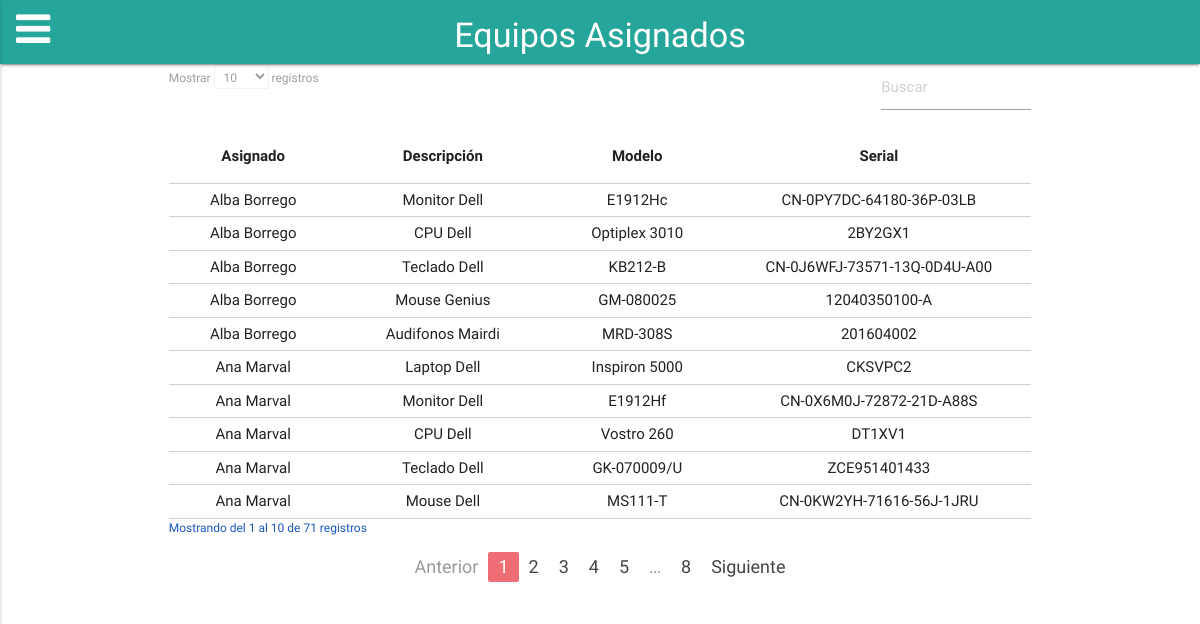
/asignacion/, run on the app's committed database.
### inventario/models.py (models this page shows, shortened)
class Equipos(models.Model):
	descripcion = models.CharField(max_length=100, blank=False, null=False)
	modelo = models.CharField(max_length=100, blank=False, null=False)
	serial = models.CharField(max_length=100, blank=False, null=False)
	id_persona = models.ForeignKey(
		'Personas', on_delete=models.CASCADE, blank=True, null=True)

class Personas(models.Model):
	nombre = models.CharField(max_length=50, blank=False, null=False)
	departamento = models.CharField(max_length=50, blank=False, null=False)

### inventario/views.py (the view)
# urls.py: path('asignacion/', views.asignacion, name='asignacion'),
def asignacion(request):
	equipos = Equipos.objects.all()
	print(equipos)
	return render(request, "asignacion.html",
	              {'result': equipos})

### templates/asignacion.html (shortened to what this page needs)
{% load static %}
<!DOCTYPE html>
<html lang="es">
<head>
<link rel="stylesheet" href="{% static '/materialize/css/materialize.min.css' %}" media="screen,projection">
<link rel="stylesheet" href="{% static '/font-awesome/css/font-awesome.min.css' %}">
<link rel="stylesheet" href="{% static '/style.css' %}">
</head>
<body>
	<div class="col m12 s12 x12 navbar-fixed">
    <nav>
      <span class="left brand-logo text-darken-2">
      <i onclick="Materialize.showStaggeredList('#slide-out')" id="btnMenu" data-activates="slide-out" class="deslizar icono-menu fa fa-bars fa-2x "></i>
      </span>
      <h4 class="center-align "> <span class="hide-on-small-only">Equipos</span> Asignados</h4>
    </nav>
  </div>
  <div class="container ">
    <div class=" row">
      <div class=" col m12 s12 x12">
      <form action="" method=" ">
              <table id="id_table" class="bordered highlight centered" >
                    <thead>
                      <tr>
                          <th>Asignado</th>
                          <th>Descripción</th>
                          <th>Modelo</th>
                          <th>Serial</th>
                      </tr>
                    </thead>
                    <tbody>
                      {% for  r in result %}
                        <tr>
                          <td>{{ r.id_persona.nombre}}</td>
                          <td>{{ r.descripcion }}</td>
                          <td>{{ r.modelo }}</td>
                          <td>{{ r.serial }}</td>
                        </tr>
                      {% endfor %}
                    </tbody>
                 </table>
			</form>
		</div>
		</div>
	</div>
</body>
</html>

### static/style.css (style rules this page uses)
body { background-color: white; }
.fa-bars { cursor: pointer; }
nav { background-color: #26a69a ; padding: 0px 9px; margin:0px 10px 10px 0px; }
.icono-menu { margin: 9px 7px; padding: 0px; font-size: 40px; }
.row { margin-bottom: 0px; }
td { padding: 5px 10px; }
tr { padding: 15px auto; height: 15px; }

### data on the page
Equipos: id_persona.nombre "Alba Borrego", descripcion "Monitor Dell", modelo "E1912Hc", serial "CN-0PY7DC-64180-36P-03LB"
Equipos: id_persona.nombre "Alba Borrego", descripcion "CPU Dell", modelo "Optiplex 3010", serial "2BY2GX1"
Equipos: id_persona.nombre "Alba Borrego", descripcion "Teclado Dell", modelo "KB212-B", serial "CN-0J6WFJ-73571-13Q-0D4U-A00"
Equipos: id_persona.nombre "Alba Borrego", descripcion "Mouse Genius", modelo "GM-080025", serial "12040350100-A"
Equipos: id_persona.nombre "Alba Borrego", descripcion "Audifonos Mairdi", modelo "MRD-308S", serial "201604002"
Equipos: id_persona.nombre "Ana Marval", descripcion "Laptop Dell", modelo "Inspiron 5000", serial "CKSVPC2"
Equipos: id_persona.nombre "Ana Marval", descripcion "Monitor Dell", modelo "E1912Hf", serial "CN-0X6M0J-72872-21D-A88S"
Equipos: id_persona.nombre "Ana Marval", descripcion "CPU Dell", modelo "Vostro 260", serial "DT1XV1"
Equipos: id_persona.nombre "Ana Marval", descripcion "Teclado Dell", modelo "GK-070009/U", serial "ZCE951401433"
Equipos: id_persona.nombre "Ana Marval", descripcion "Mouse Dell", modelo "MS111-T", serial "CN-0KW2YH-71616-56J-1JRU"
